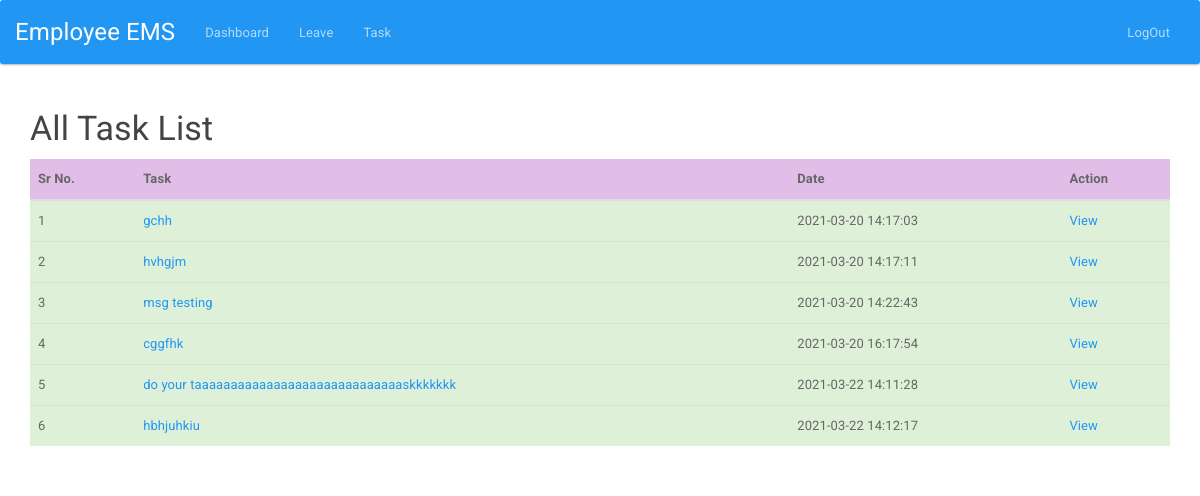
/employee/task.php (signed in), run on the app's committed database.
### tables this page shows
CREATE TABLE `task` (
  `t_id` int(255) NOT NULL,
  `task` text NOT NULL,
  `user_id` int(255) NOT NULL,
  `assigend_by` int(255) NOT NULL,
  `date_time` timestamp NOT NULL DEFAULT current_timestamp() ON UPDATE current_timestamp()
);

### employee/task.php (the view, shortened to what this page needs)
<?php include"../authentication/auth.php"; ?>
<!DOCTYPE html>
<html>
<head>
  <link rel="stylesheet" type="text/css" href="../css/style.css">
<body>
  <?php include 'header.php'; ?>
<div class="container">
<h3>All Task List</h3>
<table class="table table-striped table-hover">
  <thead>
    <tr class="info">
      <th>Sr No.</th>
      <th>Task</th>
      <th>Date</th>
      <th>Action</th>
    </tr>
  </thead>
  <tbody>
    <?php
     $i = 1;
      $query= "select * from task where `user_id`='".$_SESSION['user_id']."'";
      $res=mysqli_query($conn,$query);
      $count=mysqli_num_rows($res);
      if($count>0)
      {
      while($row= mysqli_fetch_array($res))
      {
    ?>
    <tr class="success">
      <td><?php echo $i; ?></td>
      <td><a href="viewmsg.php?id=<?php echo $row['t_id']; ?>"><?php echo substr($row['task'],0,100); ?></a></td>
      <td><?php echo $row['date_time']; ?></td>
      <td><a href="viewmsg.php?id=<?php echo $row['t_id']; ?>">View</a>
      </td>
    </tr>
   <?php $i++; }}else{
    echo "No Record Found";
   } ?>
  </tbody>
</table>
</div>
</body>
</html>

### data on the page
task: task "gchh", date_time "2021-03-20 14:17:03"
task: task "hvhgjm", date_time "2021-03-20 14:17:11"
task: task "msg testing", date_time "2021-03-20 14:22:43"
task: task "cggfhk", date_time "2021-03-20 16:17:54"
task: task "do your taaaaaaaaaaaaaaaaaaaaaaaaaaaaaskkkkkkk", date_time "2021-03-22 14:11:28"
task: task "hbhjuhkiu", date_time "2021-03-22 14:12:17"
